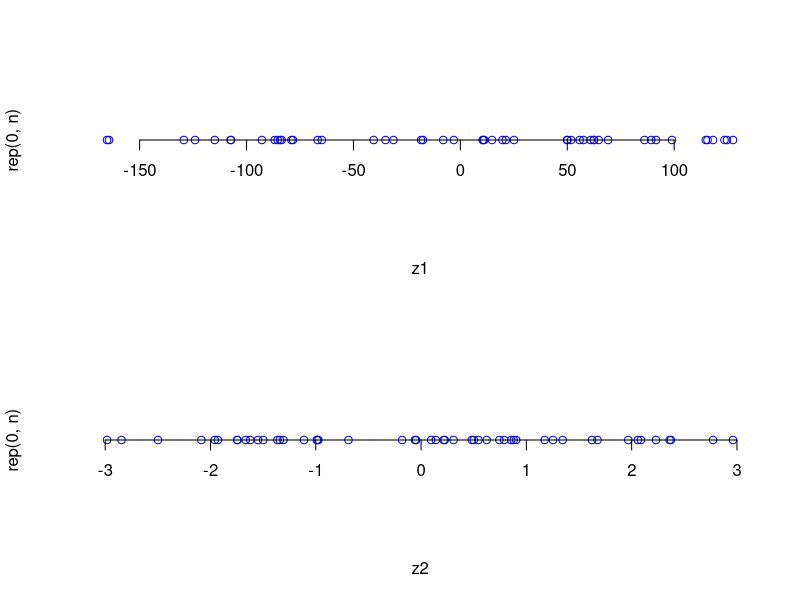

The R source for this figure:
## A 2-dimensionl Example of Principal Component Analysis ###
rm(list=ls())
myUSArrests <- as.matrix(USArrests)
n <- nrow(myUSArrests)
# Center the data
i <- rep(1,n)
# i is a vector multiply with it's transpose will yield a 50 x 50 matrix
# This 50 x 50 matrix times myUSArrest yields a 50 x 4 matrix
# Each entry of this 50 x 4 matrix will have a value that equal to the corresponding 
# column total of the original myUSArrest matrix  
myUSArrests <- myUSArrests - i%*%t(i)%*%myUSArrests*(1/n)  
# After scaling we see that each column has a mean of 0
apply(myUSArrests,2,mean)


# Calculate the covariance matrix of the centered data
sigma1 <- t(myUSArrests) %*% myUSArrests/(n-1)
# Extract eigenvectors from this covariance matrix - these
# are the principal components of the centered x
(u1 <- eigen(sigma1)$vectors)
# Check using the prcomp() function - note that since we have
# not scaled the data, we specify scale=F to obtain the same result
(myprs <- prcomp(myUSArrests,scale=F))
# Compute the norms of the principal components
apply(myprs$rotation, 2, function(x) {sqrt(t(x) %*% x)})
# Change basis with first eigenvector (i.e.: project the
# two-dimensional points onto a one-dimensional line).
# These are the "scores" of the first principal component
z1 <- myUSArrests %*% u1[,1]


# Scale the data
myUSArrestsScaled <- myUSArrests %*% diag(1/(apply(myUSArrests,2,sd)))  
apply(myUSArrestsScaled,2,sd)
# Calculate the covariance matrix of the centered and scaled data, as before
(sigma2 <- t(myUSArrestsScaled) %*% myUSArrestsScaled/(n-1)) 
# Extract eigenvetocrs from this covariance matric - these
# are the principal components of the centered and scaled x
(u2 <- eigen(sigma2)$vectors)
# Check using the prcomp() function - note the scale=T parameter this time
(myprs.scaled  <-  prcomp(myUSArrests,scale=T))
# Change basis with first eigenvector (i.e.: project the
# two-dimensional points onto a one-dimensional line)
z2 <- myUSArrestsScaled %*% u2[,1]


# Plot the points before and after scaling
par(mfrow=c(2,1))
plot(z1,rep(0,n),xlim=c(min(z1),max(z1)),ylim=c(-1,1),type='p',axes=F,col='blue')
axis(1, pos=0)
plot(z2,rep(0,n),xlim=c(min(z2),max(z2)),ylim=c(-1,1),type='p',axes=F,col='blue')
axis(1, pos=0)